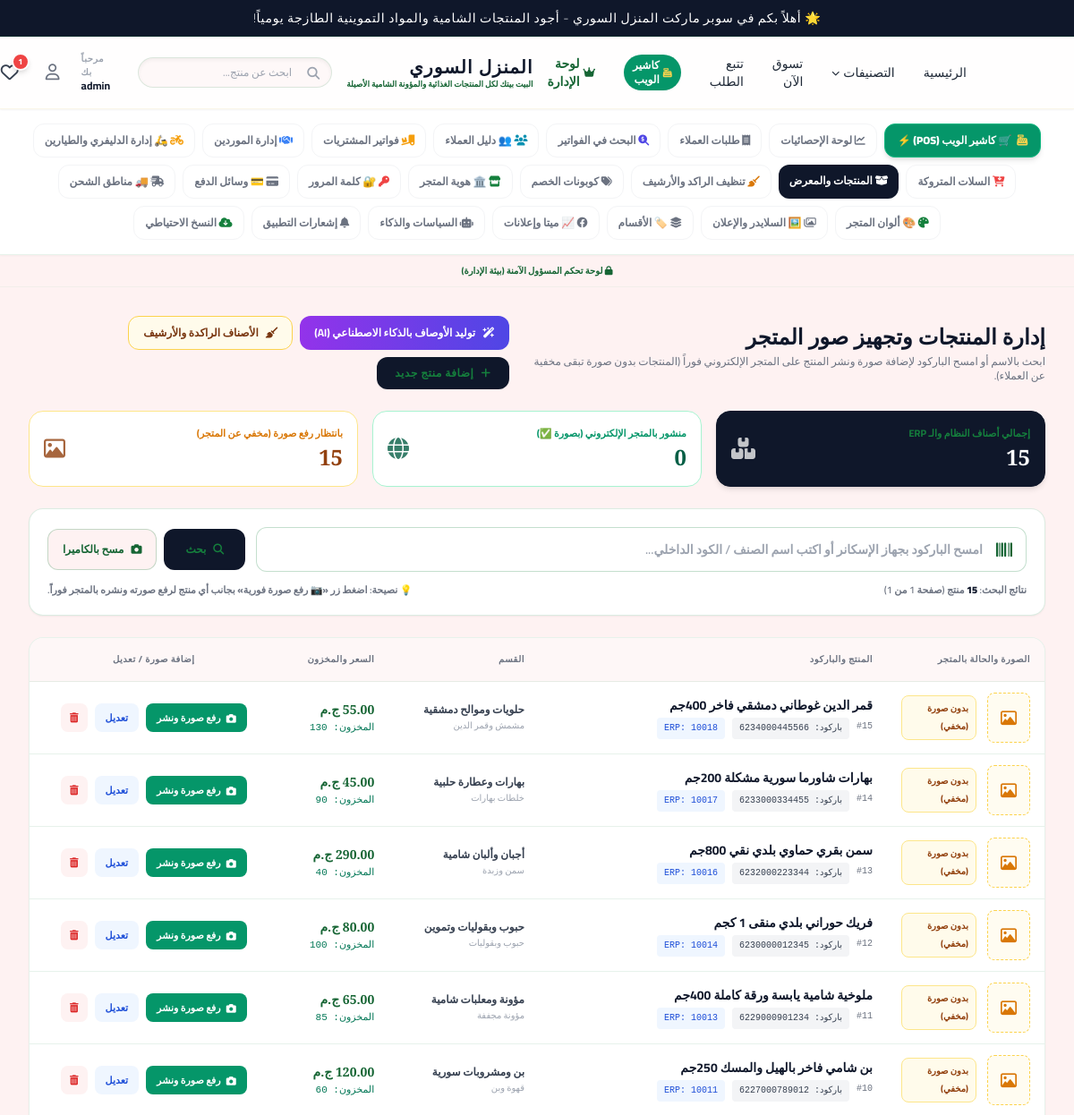
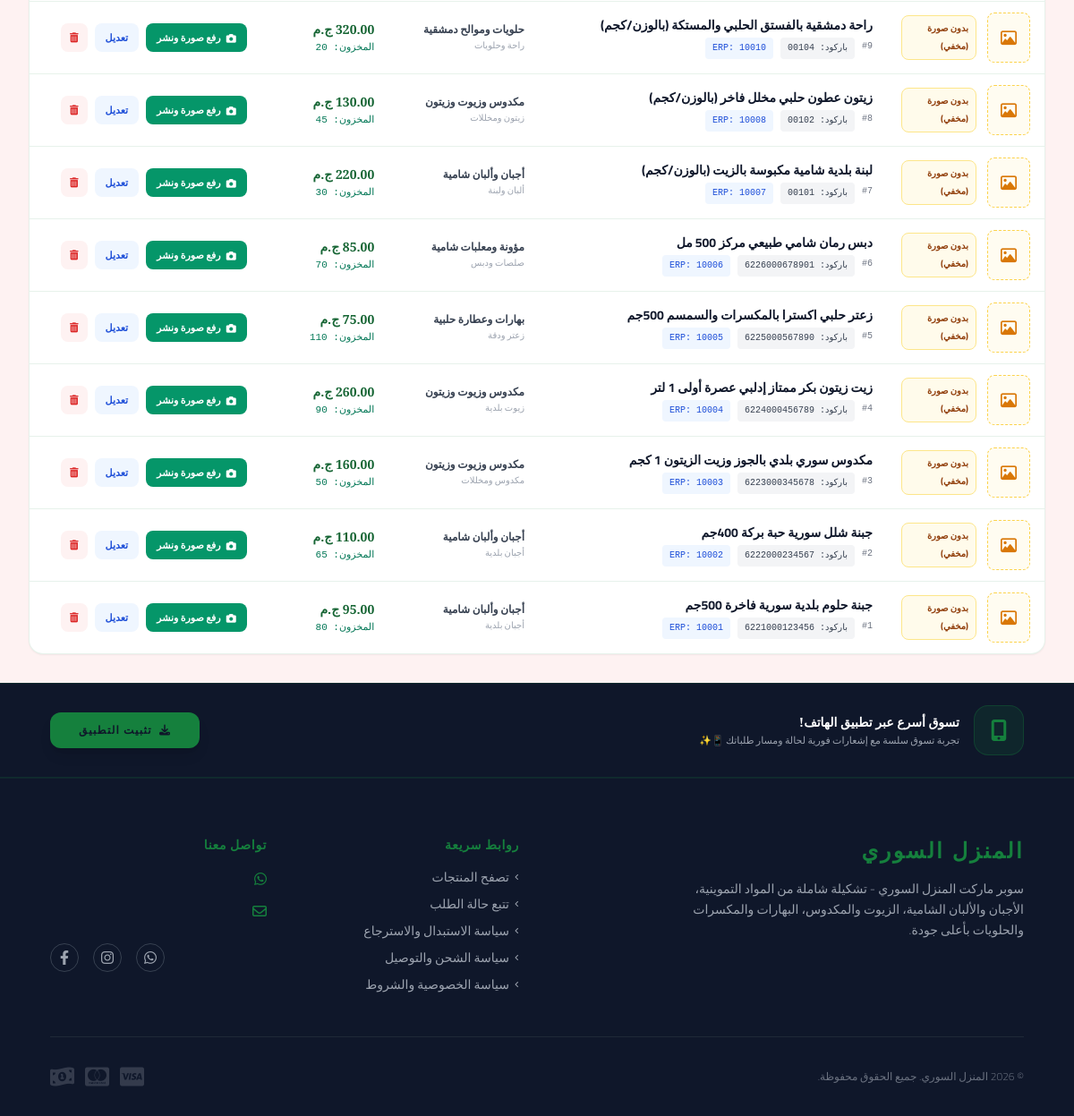
The app's page /admin_products.php (signed in), older data (2 pictures, top to bottom).
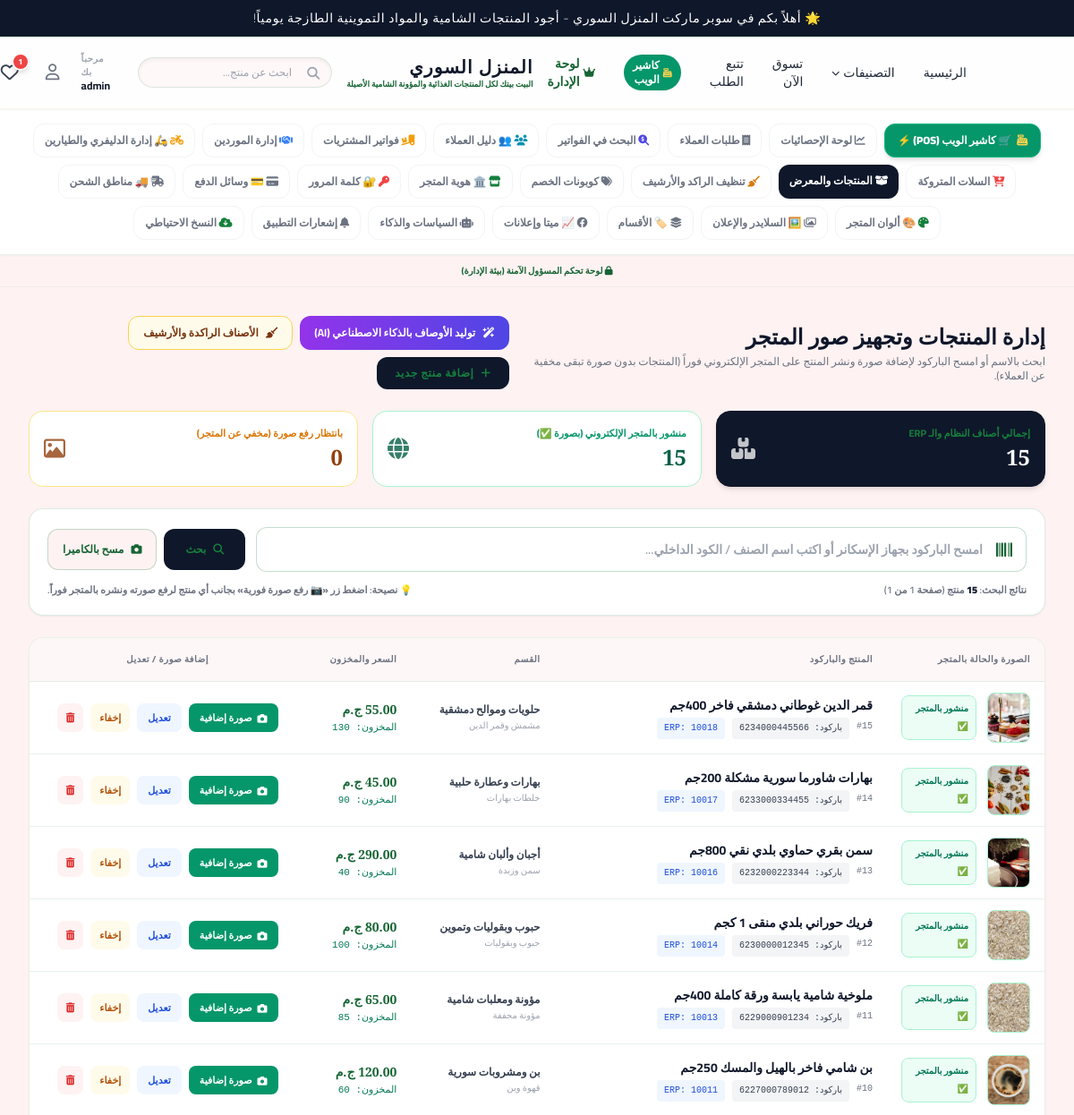
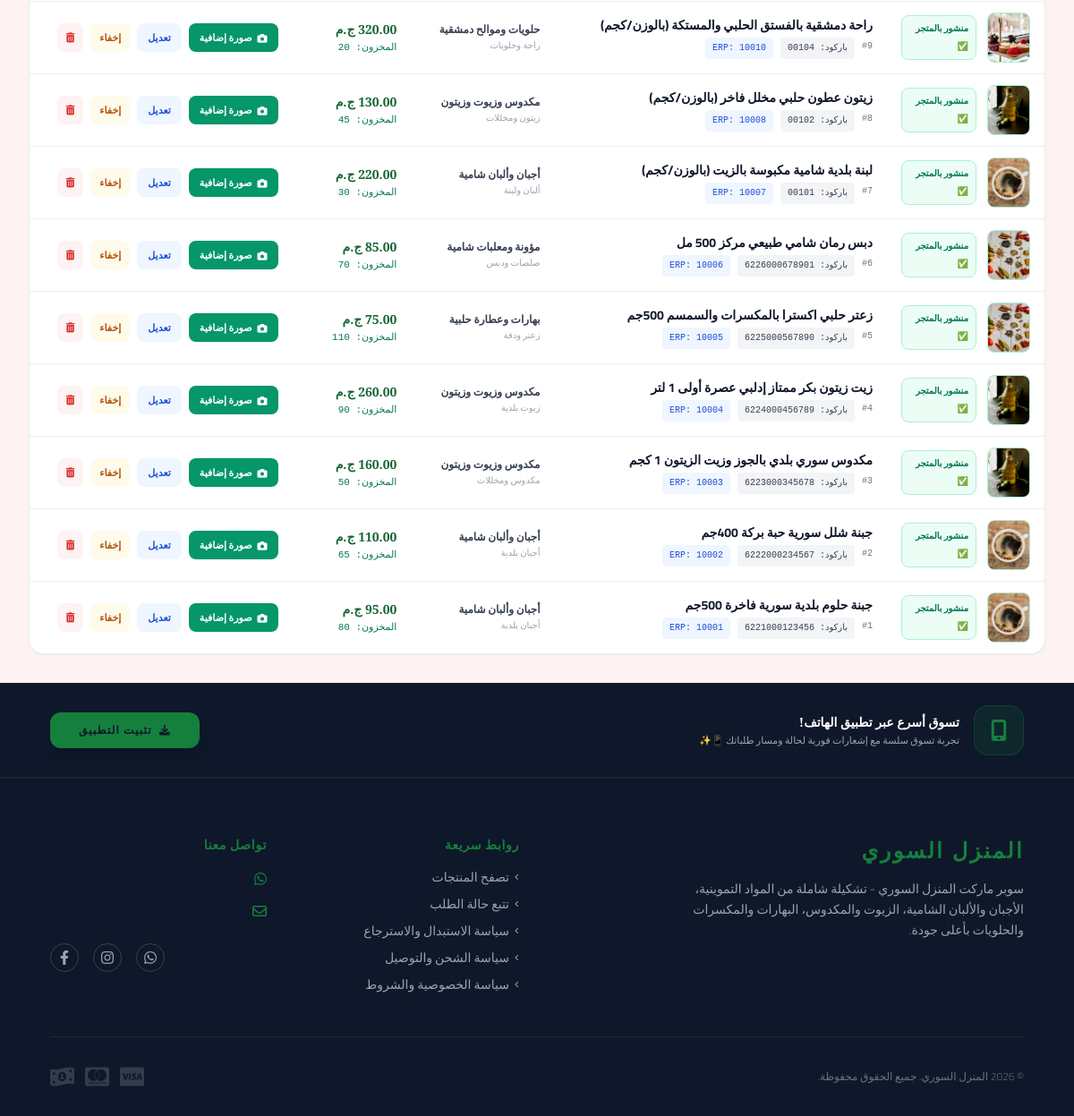
The same page, newer data (2 pictures, top to bottom).
### tables this page shows
CREATE TABLE products (
            id INTEGER PRIMARY KEY AUTOINCREMENT, name VARCHAR(255) NOT NULL, category VARCHAR(100) NOT NULL,
            description TEXT, price DECIMAL(10,2) NOT NULL, old_price DECIMAL(10,2) DEFAULT NULL, image_url VARCHAR(500), created_at TIMESTAMP DEFAULT CURRENT_TIMESTAMP
        , sub_category VARCHAR(100) DEFAULT NULL, barcode VARCHAR(100) DEFAULT NULL, barcode2 VARCHAR(100) DEFAULT NULL, barcode3 VARCHAR(100) DEFAULT NULL, all_barcodes TEXT DEFAULT NULL, local_code VARCHAR(50) DEFAULT NULL, cost DECIMAL(10,2) DEFAULT 0, stock DECIMAL(10,2) DEFAULT 100, is_pos_visible TINYINT(1) DEFAULT 1, synced INT DEFAULT 1, is_weight_based TINYINT(1) DEFAULT 0, weight_unit VARCHAR(50) DEFAULT 'كيلو', weight_options TEXT DEFAULT NULL);

### admin_products.php (the view, shortened to what the rows shown need)
<?php
require_once 'config.php';
require_once __DIR__ . '/storefront_helpers.php';
$q = trim($_GET['q'] ?? '');
$filter = trim($_GET['filter'] ?? 'all');
$per_page = 50;
$page = max(1, (int)($_GET['page'] ?? 1));
$where_parts = ["COALESCE(is_pos_visible, 1) = 1"];
$params = [];
$where_sql = implode(' AND ', $where_parts);
$offset = ($page - 1) * $per_page;
$order_sql = "ORDER BY id DESC";
$sql = "SELECT * FROM products WHERE {$where_sql} {$order_sql} LIMIT {$per_page} OFFSET {$offset}";
$stmt_rows = $pdo->prepare($sql);
if ($q !== '') {
    $exec_params = array_merge($params, [$q, $q, $q, $q, $q, $q . '%']);
    $stmt_rows->execute($exec_params);
} else {
    $stmt_rows->execute($params);
}
$products = $stmt_rows->fetchAll(PDO::FETCH_ASSOC);
include 'header.php';
?>
<div class="container mx-auto px-4 md:px-8 py-8 max-w-7xl animate-fade-in">
    <div class="flex flex-col md:flex-row justify-between items-start md:items-center gap-4 mb-6">
        <div>
            <h2 class="text-2xl font-serif font-bold text-royal-dark">إدارة المنتجات وتجهيز صور المتجر</h2>
        </div>
    </div>
    <?php if (empty($products)): ?>
        <div class="bg-white rounded-2xl border border-royal-gold/15 p-12 text-center shadow-xs">
            <i class="fa-solid fa-box-open text-4xl text-royal-gold/50 mb-3"></i>
            <h3 class="text-lg font-bold text-royal-dark">لا توجد منتجات مطابقة لبحثك</h3>
            <p class="text-xs text-gray-500 mt-1 mb-5">جرب البحث بكلمة أخرى أو اضغط «إضافة منتج جديد».</p>
            <a href="admin_products.php" class="bg-royal-charcoal text-royal-gold px-6 py-2.5 rounded-xl text-xs font-bold inline-block">عرض كل المنتجات</a>
        </div>
    <?php else: ?>
        <div class="hidden md:block bg-white border border-royal-gold/10 rounded-2xl overflow-hidden shadow-sm">
            <table class="w-full text-right text-sm">
                <thead class="bg-royal-sand/60 border-b border-royal-gold/10 text-gray-500 uppercase text-[10px] tracking-wider">
                    <tr>
                        <th class="py-3.5 px-4">الصورة والحالة بالمتجر</th>
                        <th class="py-3.5 px-4">المنتج والباركود</th>
                        <th class="py-3.5 px-4">القسم</th>
                        <th class="py-3.5 px-4">السعر والمخزون</th>
                        <th class="py-3.5 px-4 text-center">إضافة صورة / تعديل</th>
                    </tr>
                </thead>
                <tbody class="divide-y divide-royal-gold/10">
                    <?php foreach($products as $p):
                        $real_img = resolveProductDisplayImage($pdo, $p);
                        $has_img = ($real_img !== '');
                    ?>
                    <tr class="hover:bg-royal-cream/25 transition-colors">
                        <td class="py-3 px-4 w-44">
                            <div class="flex items-center gap-3">
                                <?php if ($has_img): ?>
                                    <img src="<?php echo htmlspecialchars($real_img); ?>" class="w-12 h-14 object-cover rounded-lg border border-emerald-200 bg-gray-50 shrink-0" loading="lazy">
                                    <span class="text-[10px] font-bold bg-emerald-50 text-emerald-700 border border-emerald-200 px-2 py-1 rounded-lg">منشور بالمتجر ✅</span>
                                <?php else: ?>
                                    <div class="w-12 h-14 rounded-lg border border-dashed border-amber-300 bg-amber-50/70 text-amber-600 flex items-center justify-center shrink-0">
                                        <i class="fa-regular fa-image text-lg"></i>
                                    </div>
                                    <span class="text-[10px] font-bold bg-amber-50 text-amber-800 border border-amber-200 px-2 py-1 rounded-lg">بدون صورة (مخفي)</span>
                                <?php endif; ?>
                            </div>
                        </td>
                        <td class="py-3 px-4">
                            <div class="font-bold text-royal-dark"><?php echo htmlspecialchars($p['name']); ?></div>
                            <div class="flex flex-wrap gap-2 mt-1 text-[10px] font-mono text-gray-500">
                                <span>#<?php echo (int)$p['id']; ?></span>
                                <?php if (!empty($p['barcode'])): ?>
                                    <span class="bg-gray-100 px-2 py-0.5 rounded text-gray-700">باركود: <?php echo htmlspecialchars($p['barcode']); ?></span>
                                <?php endif; ?>
                                <?php if (!empty($p['local_code'])): ?>
                                    <span class="bg-blue-50 px-2 py-0.5 rounded text-blue-700">ERP: <?php echo htmlspecialchars($p['local_code']); ?></span>
                                <?php endif; ?>
                            </div>
                        </td>
                        <td class="py-3 px-4 text-xs">
                            <span class="font-semibold text-gray-700"><?php echo htmlspecialchars($p['category'] ?: 'عام'); ?></span>
                            <?php if (!empty($p['sub_category'])): ?>
                                <div class="text-[10px] text-gray-400 mt-0.5"><?php echo htmlspecialchars($p['sub_category']); ?></div>
                            <?php endif; ?>
                        </td>
                        <td class="py-3 px-4 text-xs">
                            <div class="font-serif font-bold text-royal-darkgold text-sm"><?php echo number_format((float)$p['price'], 2); ?> <?php echo htmlspecialchars($settings['store_currency'] ?? 'ج.م'); ?></div>
                            <div class="text-[11px] font-mono mt-0.5 <?php echo ((float)$p['stock'] > 0) ? 'text-emerald-700' : 'text-rose-600'; ?>">
                                المخزون: <?php echo rtrim(rtrim(number_format((float)$p['stock'], 3, '.', ''), '0'), '.') ?: '0'; ?>
                            </div>
                        </td>
                        <td class="py-3 px-4">
                            <div class="flex flex-wrap items-center justify-center gap-2">
                                <form method="POST" action="admin_products.php" enctype="multipart/form-data" class="inline-block">
                                    <label class="cursor-pointer bg-emerald-600 hover:bg-emerald-700 text-white px-3 py-1.5 rounded-lg text-[11px] font-bold transition shadow-xs inline-flex items-center gap-1.5">
                                        <i class="fa-solid fa-camera"></i> <?php echo $has_img ? 'صورة إضافية' : 'رفع صورة ونشر'; ?>
                                    </label>
                                </form>
                                <a href="admin_edit_product.php?id=<?php echo (int)$p['id']; ?>" class="bg-blue-50 text-blue-700 hover:bg-blue-100 px-3 py-1.5 rounded-lg text-[11px] font-bold transition">تعديل</a>
                                <?php if ($has_img): ?>
                                    <a href="admin_products.php?<?php echo http_build_query(array_filter(['q' => $q ?: null, 'filter' => $filter !== 'all' ? $filter : null, 'page' => $page > 1 ? $page : null, 'clear_image' => (int)$p['id']])); ?>" onclick="return confirm('إخفاء هذا المنتج عن المتجر وحذف صوره؟ (سيبقى موجوداً في الكاشير)')" class="bg-amber-50 text-amber-700 hover:bg-amber-100 px-2.5 py-1.5 rounded-lg text-[11px] font-bold transition" title="إخفاء عن المتجر وحذف الصور">إخفاء</a>
                                <?php endif; ?>
                                <a href="admin_products.php?delete=<?php echo (int)$p['id']; ?>" onclick="return confirm('هل أنت متأكد من حذف هذا المنتج نهائياً؟')" class="bg-red-50 text-red-600 hover:bg-red-100 px-2.5 py-1.5 rounded-lg text-[11px] font-bold transition" title="حذف"><i class="fa-solid fa-trash-can"></i></a>
                            </div>
                        </td>
                    </tr>
                    <?php endforeach; ?>
                </tbody>
            </table>
        </div>
    <?php endif; ?>
</div>
<?php include 'footer.php'; ?>

Row changes from the older to the newer data that the page shows:
changed products "قمر الدين غوطاني دمشقي فاخر 400جم": image_url: picture added; now shows "منشور بالمتجر ✅ صورة إضافية إخفاء"; no longer shows "بدون صورة (مخفي) رفع صورة ونشر"
changed products "بهارات شاورما سورية مشكلة 200جم": image_url: picture added; now shows "منشور بالمتجر ✅ صورة إضافية إخفاء"; no longer shows "بدون صورة (مخفي) رفع صورة ونشر"
changed products "سمن بقري حماوي بلدي نقي 800جم": image_url: picture added; now shows "منشور بالمتجر ✅ صورة إضافية إخفاء"; no longer shows "بدون صورة (مخفي) رفع صورة ونشر"
changed products "فريك حوراني بلدي منقى 1 كجم": image_url: picture added; now shows "منشور بالمتجر ✅ صورة إضافية إخفاء"; no longer shows "بدون صورة (مخفي) رفع صورة ونشر"
changed products "ملوخية شامية يابسة ورقة كاملة 400جم": image_url: picture added; now shows "منشور بالمتجر ✅ صورة إضافية إخفاء"; no longer shows "بدون صورة (مخفي) رفع صورة ونشر"
changed products "بن شامي فاخر بالهيل والمسك 250جم": image_url: picture added; now shows "منشور بالمتجر ✅ صورة إضافية إخفاء"; no longer shows "بدون صورة (مخفي) رفع صورة ونشر"
changed products "راحة دمشقية بالفستق الحلبي والمستكة (بالوزن/كجم)": image_url: picture added; now shows "منشور بالمتجر ✅ صورة إضافية إخفاء"; no longer shows "بدون صورة (مخفي) رفع صورة ونشر"
changed products "زيتون عطون حلبي مخلل فاخر (بالوزن/كجم)": image_url: picture added; now shows "منشور بالمتجر ✅ صورة إضافية إخفاء"; no longer shows "بدون صورة (مخفي) رفع صورة ونشر"
changed products "لبنة بلدية شامية مكبوسة بالزيت (بالوزن/كجم)": image_url: picture added; now shows "منشور بالمتجر ✅ صورة إضافية إخفاء"; no longer shows "بدون صورة (مخفي) رفع صورة ونشر"
changed products "دبس رمان شامي طبيعي مركز 500 مل": image_url: picture added; now shows "منشور بالمتجر ✅ صورة إضافية إخفاء"; no longer shows "بدون صورة (مخفي) رفع صورة ونشر"
changed products "زعتر حلبي اكسترا بالمكسرات والسمسم 500جم": image_url: picture added; now shows "منشور بالمتجر ✅ صورة إضافية إخفاء"; no longer shows "بدون صورة (مخفي) رفع صورة ونشر"
changed products "زيت زيتون بكر ممتاز إدلبي عصرة أولى 1 لتر": image_url: picture added; now shows "منشور بالمتجر ✅ صورة إضافية إخفاء"; no longer shows "بدون صورة (مخفي) رفع صورة ونشر"
changed products "مكدوس سوري بلدي بالجوز وزيت الزيتون 1 كجم": image_url: picture added; now shows "منشور بالمتجر ✅ صورة إضافية إخفاء"; no longer shows "بدون صورة (مخفي) رفع صورة ونشر"
changed products "جبنة شلل سورية حبة بركة 400جم": image_url: picture added; now shows "منشور بالمتجر ✅ صورة إضافية إخفاء"; no longer shows "بدون صورة (مخفي) رفع صورة ونشر"
changed products "جبنة حلوم بلدية سورية فاخرة 500جم": image_url: picture added; now shows "منشور بالمتجر ✅ صورة إضافية إخفاء"; no longer shows "بدون صورة (مخفي) رفع صورة ونشر"
Text that changed along with them:
$total_with_img: "0" → "15"
$total_without_img: "15" → "0"
